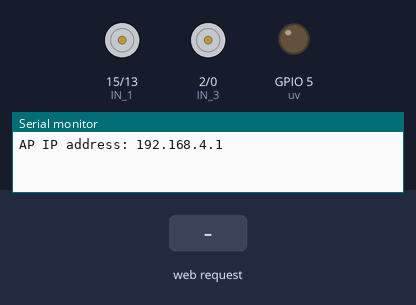
A sketch run on a simulated ESP8266 (NodeMCU). Shown: motor-driver pin pairs drawn as motors (green arrow = first pin HIGH = forward, orange = second pin HIGH = backward, longer = more drive, scaled by the enable pin), output pins drawn as LEDs (lit = HIGH), the last lines printed to the serial monitor. The test bench sets the inputs (shaded band).

Above: at 1.2 s.
1.3 s: HTTP request GET /?State=F received
At 1.7 s:
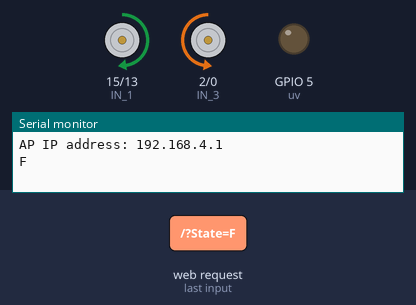
2.8 s: HTTP request GET /?State=B received
At 4.0 s:
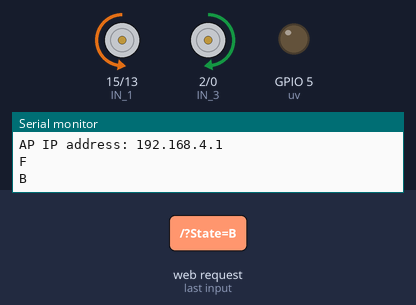
4.3 s: HTTP request GET /?State=L received
At 5.2 s:
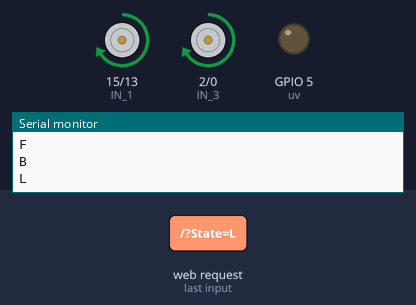
5.8 s: HTTP request GET /?State=R received
At 6.4 s:
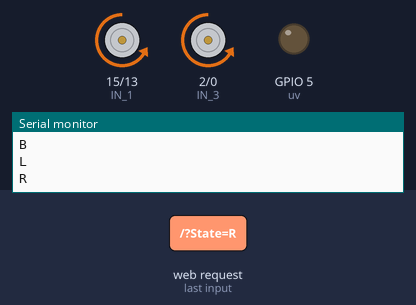
Timing chart, 0 to 8.3 s (numbered marks = the images above; inputs shaded):
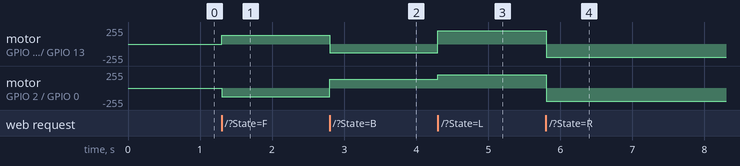

The sketch:

robot_source.ino
```cpp
#define ENA   14          // Enable/speed motors Right        GPIO14(D5)
#define ENB   12          // Enable/speed motors Left         GPIO12(D6)
#define IN_1  15          // L298N in1 motors Rightx          GPIO15(D8)
#define IN_2  13          // L298N in2 motors Right           GPIO13(D7)
#define IN_3  2           // L298N in3 motors Left            GPIO2(D4)
#define IN_4  0           // L298N in4 motors Left            GPIO0(D3)
#define uv    5           // D1 for uv lamp

#include <ESP8266WiFi.h>
#include <WiFiClient.h>
#include <ESP8266WebServer.h>

String command;             //String to store app command state.
int speedCar = 520;         // 400 - 1023.
int speed_Coeff = 3;

const char* ssid = "UV-ROBOT";
ESP8266WebServer server(80);

void setup() {

 pinMode(ENA, OUTPUT);
 pinMode(ENB, OUTPUT);
 pinMode(IN_1, OUTPUT);
 pinMode(IN_2, OUTPUT);
 pinMode(IN_3, OUTPUT);
 pinMode(IN_4, OUTPUT);
 pinMode(uv, OUTPUT);

 digitalWrite(IN_1, LOW);
 digitalWrite(IN_2, LOW);
 digitalWrite(IN_3, LOW);
 digitalWrite(IN_4, LOW);
 analogWrite(ENA, 0);
 analogWrite(ENB, 0);


  Serial.begin(115200);

// Connecting WiFi

  WiFi.mode(WIFI_AP);
  WiFi.softAP(ssid);

  IPAddress myIP = WiFi.softAPIP();
  Serial.print("AP IP address: ");
  Serial.println(myIP);

 // Starting WEB-server
     server.on ( "/", HTTP_handleRoot );
     server.onNotFound ( HTTP_handleRoot );
     server.begin();
}

void goAhead(){

      digitalWrite(IN_1, HIGH);  // LOW (Default)
      digitalWrite(IN_2, LOW);   // HIGH (defult)
      analogWrite(ENA, speedCar);

      digitalWrite(IN_3, LOW);
      digitalWrite(IN_4, HIGH);
      analogWrite(ENB, speedCar);
  }

void goBack(){

      digitalWrite(IN_1, LOW);
      digitalWrite(IN_2, HIGH);
      analogWrite(ENA, speedCar);

      digitalWrite(IN_3, HIGH);
      digitalWrite(IN_4, LOW);
      analogWrite(ENB, speedCar);
  }

void goRight(){


      digitalWrite(IN_1, LOW);   /// change
      digitalWrite(IN_2, HIGH);   // change
      analogWrite(ENA, 800);


      digitalWrite(IN_3, LOW);
      digitalWrite(IN_4, HIGH);
      analogWrite(ENB, 800);
  }

void goLeft(){
      digitalWrite(IN_1, HIGH);
      digitalWrite(IN_2, LOW);
      analogWrite(ENA, 800);

      digitalWrite(IN_3, HIGH);
      digitalWrite(IN_4, LOW);
      analogWrite(ENB, 800);
  }

void uvStart()
{
  digitalWrite(uv, HIGH);
}

void uvStop()
{
  digitalWrite(uv, LOW);
}


void stopRobot(){

      digitalWrite(IN_1, LOW);
      digitalWrite(IN_2, LOW);
      analogWrite(ENA, speedCar);

      digitalWrite(IN_3, LOW);
      digitalWrite(IN_4, LOW);
      analogWrite(ENB, speedCar);
 }

void loop() {
    server.handleClient();

      command = server.arg("State");
      if (command == "F") goAhead();
      else if (command == "B") goBack();
      else if (command == "L") goLeft();
      else if (command == "R") goRight();
      else if (command == "0") speedCar = 400;
      else if (command == "1") speedCar = 470;
      else if (command == "2") speedCar = 540;
      else if (command == "3") speedCar = 610;
      else if (command == "4") speedCar = 680;
      else if (command == "5") speedCar = 750;
      else if (command == "6") speedCar = 820;
      else if (command == "7") speedCar = 890;
      else if (command == "8") speedCar = 960;
      else if (command == "9") speedCar = 1023;
      else if (command == "S") stopRobot();
      else if (command == "u") uvStart();
      else if (command == "v") uvStop();
}

void HTTP_handleRoot(void) {

if( server.hasArg("State") ){
       Serial.println(server.arg("State"));
  }
  server.send ( 200, "text/html", "" );
  delay(1);
}
```

Measured:
- after the input at 1.3 s, motor on GPIO 15 (IN_1) / GPIO 13 (IN_2): stopped → forward 129/255 at once; motor on GPIO 2 (IN_3) / GPIO 0 (IN_4): stopped → backward 129/255 at once
- after the input at 2.8 s, motor on GPIO 15 (IN_1) / GPIO 13 (IN_2): forward 129/255 → backward 129/255 at once; motor on GPIO 2 (IN_3) / GPIO 0 (IN_4): backward 129/255 → forward 129/255 at once
- after the input at 4.3 s, motor on GPIO 15 (IN_1) / GPIO 13 (IN_2): backward 129/255 → forward 199/255 at once; motor on GPIO 2 (IN_3) / GPIO 0 (IN_4): forward 129/255 → forward 199/255 at once
- after the input at 5.8 s, motor on GPIO 15 (IN_1) / GPIO 13 (IN_2), motor on GPIO 2 (IN_3) / GPIO 0 (IN_4): forward 199/255 → backward 199/255 at once
